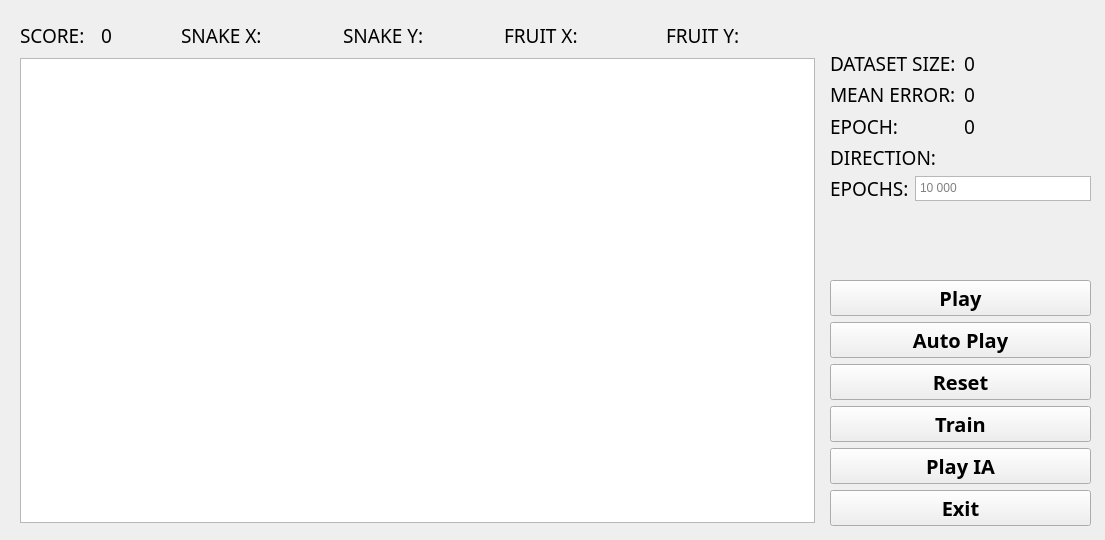
<?xml version="1.0" encoding="UTF-8"?>
<ui version="4.0">
 <class>Controller</class>
 <widget class="QMainWindow" name="Controller">
  <property name="geometry">
   <rect>
    <x>0</x>
    <y>0</y>
    <width>1105</width>
    <height>540</height>
   </rect>
  </property>
  <property name="minimumSize">
   <size>
    <width>1105</width>
    <height>540</height>
   </size>
  </property>
  <property name="maximumSize">
   <size>
    <width>1105</width>
    <height>540</height>
   </size>
  </property>
  <property name="windowTitle">
   <string>Torchlight - Snake AI</string>
  </property>
  <property name="windowIcon">
   <iconset>
    <normaloff>logo.png</normaloff>logo.png</iconset>
  </property>
  <widget class="QWidget" name="centralwidget">
   <widget class="QWidget" name="layoutWidget">
    <property name="geometry">
     <rect>
      <x>20</x>
      <y>50</y>
      <width>802</width>
      <height>481</height>
     </rect>
    </property>
    <layout class="QVBoxLayout" name="boardLayout">
     <item>
      <widget class="QGraphicsView" name="graphicsView">
       <property name="enabled">
        <bool>true</bool>
       </property>
       <property name="sizePolicy">
        <sizepolicy hsizetype="Expanding" vsizetype="Expanding">
         <horstretch>0</horstretch>
         <verstretch>0</verstretch>
        </sizepolicy>
       </property>
       <property name="minimumSize">
        <size>
         <width>795</width>
         <height>465</height>
        </size>
       </property>
       <property name="maximumSize">
        <size>
         <width>795</width>
         <height>465</height>
        </size>
       </property>
       <property name="verticalScrollBarPolicy">
        <enum>Qt::ScrollBarAlwaysOff</enum>
       </property>
       <property name="horizontalScrollBarPolicy">
        <enum>Qt::ScrollBarAlwaysOff</enum>
       </property>
       <property name="alignment">
        <set>Qt::AlignLeading|Qt::AlignLeft|Qt::AlignTop</set>
       </property>
       <property name="dragMode">
        <enum>QGraphicsView::ScrollHandDrag</enum>
       </property>
      </widget>
     </item>
    </layout>
   </widget>
   <widget class="QWidget" name="layoutWidget">
    <property name="geometry">
     <rect>
      <x>830</x>
      <y>280</y>
      <width>261</width>
      <height>251</height>
     </rect>
    </property>
    <layout class="QVBoxLayout" name="btnsLayout">
     <item>
      <widget class="QPushButton" name="btnInit">
       <property name="font">
        <font>
         <family>Ubuntu Mono</family>
         <pointsize>15</pointsize>
         <weight>75</weight>
         <bold>true</bold>
        </font>
       </property>
       <property name="text">
        <string>Play</string>
       </property>
      </widget>
     </item>
     <item>
      <widget class="QPushButton" name="btnAuto">
       <property name="font">
        <font>
         <family>Ubuntu Mono</family>
         <pointsize>15</pointsize>
         <weight>75</weight>
         <bold>true</bold>
        </font>
       </property>
       <property name="text">
        <string>Auto Play</string>
       </property>
      </widget>
     </item>
     <item>
      <widget class="QPushButton" name="btnReset">
       <property name="font">
        <font>
         <family>Ubuntu Mono</family>
         <pointsize>15</pointsize>
         <weight>75</weight>
         <bold>true</bold>
        </font>
       </property>
       <property name="text">
        <string>Reset</string>
       </property>
      </widget>
     </item>
     <item>
      <widget class="QPushButton" name="btnTrain">
       <property name="font">
        <font>
         <family>Ubuntu Mono</family>
         <pointsize>15</pointsize>
         <weight>75</weight>
         <bold>true</bold>
        </font>
       </property>
       <property name="text">
        <string>Train</string>
       </property>
      </widget>
     </item>
     <item>
      <widget class="QPushButton" name="btnPlayIA">
       <property name="font">
        <font>
         <family>Ubuntu Mono</family>
         <pointsize>15</pointsize>
         <weight>75</weight>
         <bold>true</bold>
        </font>
       </property>
       <property name="text">
        <string>Play IA</string>
       </property>
      </widget>
     </item>
     <item>
      <widget class="QPushButton" name="btnExit">
       <property name="font">
        <font>
         <family>Ubuntu Mono</family>
         <pointsize>15</pointsize>
         <weight>75</weight>
         <bold>true</bold>
        </font>
       </property>
       <property name="text">
        <string>Exit</string>
       </property>
      </widget>
     </item>
    </layout>
   </widget>
   <widget class="QWidget" name="layoutWidget">
    <property name="geometry">
     <rect>
      <x>830</x>
      <y>50</y>
      <width>261</width>
      <height>151</height>
     </rect>
    </property>
    <layout class="QVBoxLayout" name="neuralLayout">
     <item>
      <layout class="QHBoxLayout" name="datasetLayout">
       <item>
        <widget class="QLabel" name="lblInputs">
         <property name="font">
          <font>
           <family>Ubuntu Mono</family>
           <pointsize>14</pointsize>
          </font>
         </property>
         <property name="text">
          <string>DATASET SIZE:</string>
         </property>
        </widget>
       </item>
       <item>
        <widget class="QLabel" name="lblInputsSize">
         <property name="font">
          <font>
           <family>Ubuntu Mono</family>
           <pointsize>14</pointsize>
          </font>
         </property>
         <property name="text">
          <string>0</string>
         </property>
        </widget>
       </item>
      </layout>
     </item>
     <item>
      <layout class="QHBoxLayout" name="meanErrorLayout">
       <item>
        <widget class="QLabel" name="lblMeanErr">
         <property name="font">
          <font>
           <family>Ubuntu Mono</family>
           <pointsize>14</pointsize>
           <weight>50</weight>
           <bold>false</bold>
          </font>
         </property>
         <property name="text">
          <string>MEAN ERROR:</string>
         </property>
        </widget>
       </item>
       <item>
        <widget class="QLabel" name="lblMeanError">
         <property name="font">
          <font>
           <family>Ubuntu Mono</family>
           <pointsize>14</pointsize>
           <weight>50</weight>
           <bold>false</bold>
          </font>
         </property>
         <property name="text">
          <string>0</string>
         </property>
        </widget>
       </item>
      </layout>
     </item>
     <item>
      <layout class="QHBoxLayout" name="actEpochLayout">
       <item>
        <widget class="QLabel" name="lblEpocs">
         <property name="font">
          <font>
           <family>Ubuntu Mono</family>
           <pointsize>14</pointsize>
          </font>
         </property>
         <property name="text">
          <string>EPOCH:</string>
         </property>
        </widget>
       </item>
       <item>
        <widget class="QLabel" name="lblActEpoch">
         <property name="font">
          <font>
           <family>Ubuntu Mono</family>
           <pointsize>14</pointsize>
          </font>
         </property>
         <property name="text">
          <string>0</string>
         </property>
        </widget>
       </item>
      </layout>
     </item>
     <item>
      <layout class="QHBoxLayout" name="directionLayout">
       <item>
        <widget class="QLabel" name="lblDirection">
         <property name="font">
          <font>
           <family>Ubuntu Mono</family>
           <pointsize>14</pointsize>
          </font>
         </property>
         <property name="text">
          <string>DIRECTION:</string>
         </property>
        </widget>
       </item>
       <item>
        <widget class="QLabel" name="lblActDirection">
         <property name="font">
          <font>
           <family>Ubuntu Mono</family>
           <pointsize>14</pointsize>
          </font>
         </property>
         <property name="text">
          <string/>
         </property>
        </widget>
       </item>
      </layout>
     </item>
     <item>
      <layout class="QHBoxLayout" name="inputEpochsLayout">
       <item>
        <widget class="QLabel" name="lblInputEpoch">
         <property name="font">
          <font>
           <family>Ubuntu Mono</family>
           <pointsize>14</pointsize>
          </font>
         </property>
         <property name="text">
          <string>EPOCHS:</string>
         </property>
        </widget>
       </item>
       <item>
        <widget class="QTextEdit" name="inputEpoch">
         <property name="maximumSize">
          <size>
           <width>500</width>
           <height>30</height>
          </size>
         </property>
         <property name="locale">
          <locale language="Spanish" country="Spain"/>
         </property>
         <property name="placeholderText">
          <string>10 000</string>
         </property>
        </widget>
       </item>
      </layout>
     </item>
    </layout>
   </widget>
   <widget class="QWidget" name="layoutWidget">
    <property name="geometry">
     <rect>
      <x>20</x>
      <y>20</y>
      <width>801</width>
      <height>31</height>
     </rect>
    </property>
    <layout class="QHBoxLayout" name="dataLayout">
     <item>
      <layout class="QHBoxLayout" name="scoreLayout">
       <item>
        <widget class="QLabel" name="scoreLabel">
         <property name="font">
          <font>
           <family>Ubuntu Mono</family>
           <pointsize>14</pointsize>
          </font>
         </property>
         <property name="text">
          <string>SCORE:</string>
         </property>
        </widget>
       </item>
       <item>
        <widget class="QLabel" name="scoreLabelNum">
         <property name="font">
          <font>
           <family>Ubuntu Mono</family>
           <pointsize>14</pointsize>
          </font>
         </property>
         <property name="text">
          <string>0</string>
         </property>
        </widget>
       </item>
      </layout>
     </item>
     <item>
      <widget class="QLabel" name="lblSnakeX">
       <property name="font">
        <font>
         <family>Ubuntu Mono</family>
         <pointsize>14</pointsize>
        </font>
       </property>
       <property name="text">
        <string>SNAKE X:</string>
       </property>
      </widget>
     </item>
     <item>
      <widget class="QLabel" name="lblSnakeY">
       <property name="font">
        <font>
         <family>Ubuntu Mono</family>
         <pointsize>14</pointsize>
        </font>
       </property>
       <property name="text">
        <string>SNAKE Y:</string>
       </property>
      </widget>
     </item>
     <item>
      <widget class="QLabel" name="lblFruitX">
       <property name="font">
        <font>
         <family>Ubuntu Mono</family>
         <pointsize>14</pointsize>
        </font>
       </property>
       <property name="text">
        <string>FRUIT X:</string>
       </property>
      </widget>
     </item>
     <item>
      <widget class="QLabel" name="lblFruitY">
       <property name="font">
        <font>
         <family>Ubuntu Mono</family>
         <pointsize>14</pointsize>
        </font>
       </property>
       <property name="text">
        <string>FRUIT Y:</string>
       </property>
      </widget>
     </item>
    </layout>
   </widget>
  </widget>
 </widget>
 <resources/>
 <connections/>
</ui>
